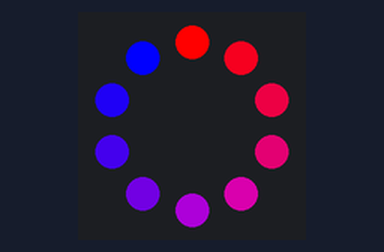
Bench run of a program on a simulated Circuit Playground running CircuitPython. Parts: the board's ring of 10 RGB LEDs (number 0 left of the top, counting anticlockwise).

Above: at 0.1 s.
At 0.87 s:
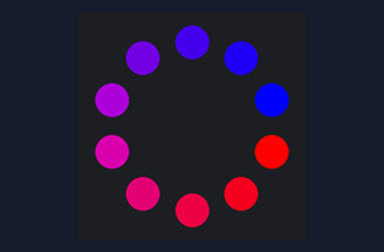
At 1.63 s:
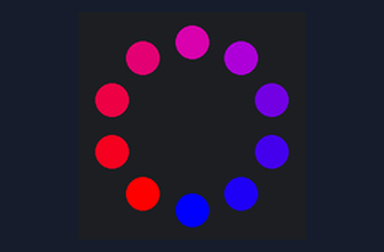
At 2.38 s:
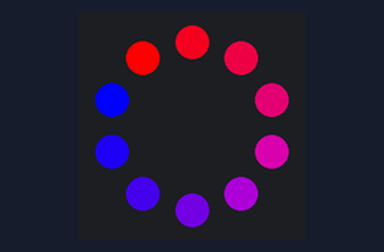
At 3.13 s:
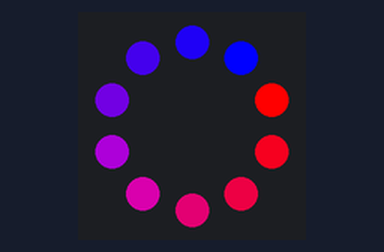

Measured:
- by itself, everything shown: repeats every 2.5 s, in 10 steps

The program:

13-swquentiallistwithlight.py
```python
# import modules
import board
import time
import neopixel

# declare objects and variables
pixels = neopixel.NeoPixel(board.NEOPIXEL, 10, auto_write=False)

# declare list of 10
# look up table
colors = [(0, 0, 255), (28, 0, 224),
        (56, 0, 196), (84, 0, 168),
        (112, 0, 140), (140, 0, 112),
        (168, 0, 84), (196, 0, 56),
        (224, 0, 28), (255, 0, 0)]

for x in range(len(pixels)):
    pixels[x] = colors[x]

pixels.show()

time.sleep(0.25)

# repeat forever
while True:
    # do calculations
    popColor = colors.pop(0)
    colors.append(popColor)
    # do output

    for x in range(len(pixels)):
        pixels[x] = colors[x]

    pixels.show()

    time.sleep(0.25)
```
